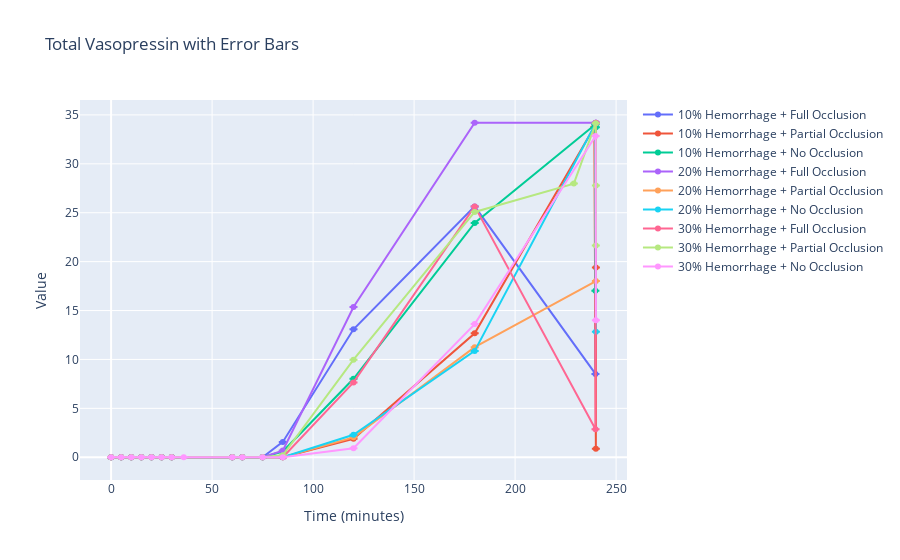
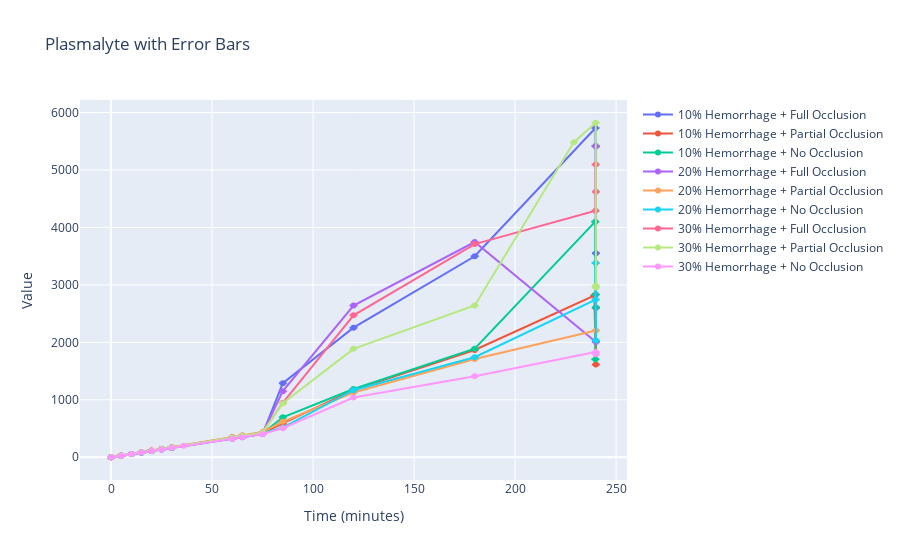
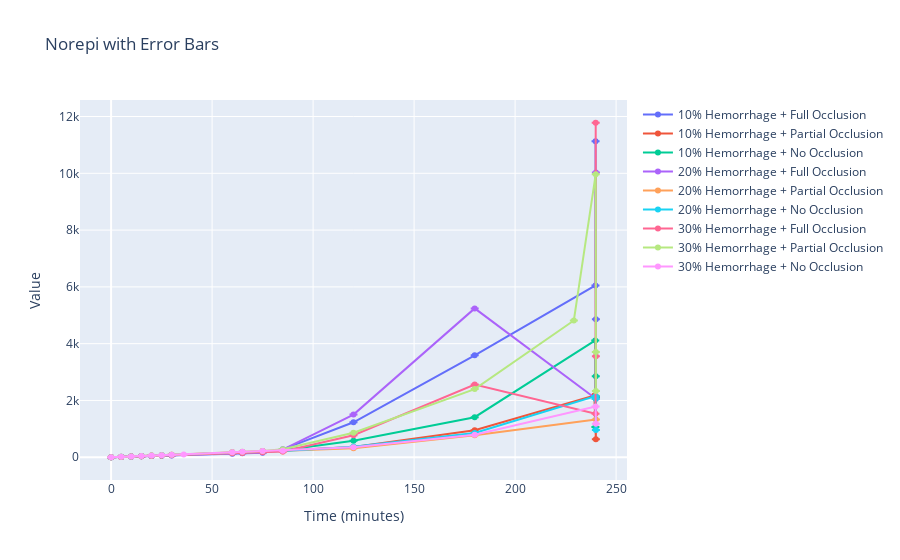

Notebook cell for these charts, in order:
### Code cell
import pandas as pd
import plotly.graph_objects as go
import numpy as np

# Read the categorization data from 'Experiment Tracker.xlsx'
df = pd.read_excel('Experiment Tracker.xlsx', sheet_name=['T30 categorization', 'T60 categorization'])

# Categorization at time=30
group_10 = set(df['T30 categorization']['Group_10'].dropna())
group_20 = set(df['T30 categorization']['Group_20'].dropna())
group_30 = set(df['T30 categorization']['Group_30'].dropna())

# Categorization at time=60
full_occlusion = set(df['T60 categorization']['Full_Occlusion'].dropna())
partial_occlusion = set(df['T60 categorization']['Partial_Occlusion'].dropna())
no_occlusion = set(df['T60 categorization']['No_Occlusion'].dropna())

# Find overlapping subjects for each combination at time=60
hemorrhage_10_full_occlusion = group_10.intersection(full_occlusion)
hemorrhage_10_partial_occlusion = group_10.intersection(partial_occlusion)
hemorrhage_10_no_occlusion = group_10.intersection(no_occlusion)

hemorrhage_20_full_occlusion = group_20.intersection(full_occlusion)
hemorrhage_20_partial_occlusion = group_20.intersection(partial_occlusion)
hemorrhage_20_no_occlusion = group_20.intersection(no_occlusion)

hemorrhage_30_full_occlusion = group_30.intersection(full_occlusion)
hemorrhage_30_partial_occlusion = group_30.intersection(partial_occlusion)
hemorrhage_30_no_occlusion = group_30.intersection(no_occlusion)

# Now load the Excel file containing the main data (processed data)
file_path = "Processed_Data_with_Vasopressin.xlsx"
xls = pd.ExcelFile(file_path)

# Filter sheets that start with "ERNE" and not "ERDE"
erne_sheets = [sheet for sheet in xls.sheet_names if sheet.startswith("ERNE")]

# Dictionary to store dynamically generated variables
data_dict = {}

# Loop through the filtered sheets and store them in the dictionary
for sheet in erne_sheets:
    new_sheet_name = sheet.replace("-", "")
    df = xls.parse(sheet)
    required_columns = ["Time", "Total Vasopressin", "Plasmalyte", "Norepi"]
    df = df[required_columns]
    # Remove rows where 'Time' is greater than 240
    df = df[df["Time"] <= 240]
    data_dict[new_sheet_name] = df

# Define function to calculate pooled averages and errors (standard deviation)
def calculate_pooled_averages_and_errors(group_data, time_col='Time', value_col='Total Vasopressin'):
    """
    Calculate the pooled average and standard deviation for the group data.
    """
    pooled_means = []
    pooled_errors = []
    times = []

    # Aggregating data for each time point
    for group in group_data:
        if group in data_dict:
            df = data_dict[group]
            group_times = df[time_col].unique()  # Time points
            for time in group_times:
                group_at_time = df[df[time_col] == time]
                times.append(time)
                pooled_mean = group_at_time[value_col].mean()
                pooled_means.append(pooled_mean)
                pooled_std = group_at_time[value_col].std()  # Standard Deviation
                pooled_errors.append(pooled_std)

    # Now, let's aggregate the means and errors per time point
    unique_times = sorted(set(times))
    final_means = []
    final_errors = []

    for time in unique_times:
        means_at_time = [pooled_means[i] for i, t in enumerate(times) if t == time]
        errors_at_time = [pooled_errors[i] for i, t in enumerate(times) if t == time]
        
        final_means.append(np.mean(means_at_time))  # Averaging means at the same time
        final_errors.append(np.mean(errors_at_time))  # Averaging errors at the same time

    return unique_times, final_means, final_errors

# Create combined groups (time=60 categorization)
group_combinations = {
    "10% Hemorrhage + Full Occlusion": hemorrhage_10_full_occlusion,
    "10% Hemorrhage + Partial Occlusion": hemorrhage_10_partial_occlusion,
    "10% Hemorrhage + No Occlusion": hemorrhage_10_no_occlusion,
    "20% Hemorrhage + Full Occlusion": hemorrhage_20_full_occlusion,
    "20% Hemorrhage + Partial Occlusion": hemorrhage_20_partial_occlusion,
    "20% Hemorrhage + No Occlusion": hemorrhage_20_no_occlusion,
    "30% Hemorrhage + Full Occlusion": hemorrhage_30_full_occlusion,
    "30% Hemorrhage + Partial Occlusion": hemorrhage_30_partial_occlusion,
    "30% Hemorrhage + No Occlusion": hemorrhage_30_no_occlusion,
}

# Prepare data for plotting (for 'Total Vasopressin')
traces_vasopressin = []
for group_name, group_data in group_combinations.items():
    if group_data:  # Only calculate if there is data
        times, means, errors = calculate_pooled_averages_and_errors(group_data, value_col='Total Vasopressin')
        traces_vasopressin.append(go.Scatter(
            x=times, y=means,
            mode='lines+markers',
            name=group_name,
            error_y=dict(type='data', array=errors, visible=True),  # Error bars (Standard Deviation)
            line=dict(width=2),
            marker=dict(size=6)
        ))

# Prepare data for plotting (for 'Plasmalyte')
traces_plasmalyte = []
for group_name, group_data in group_combinations.items():
    if group_data:  # Only calculate if there is data
        times, means, errors = calculate_pooled_averages_and_errors(group_data, value_col='Plasmalyte')
        traces_plasmalyte.append(go.Scatter(
            x=times, y=means,
            mode='lines+markers',
            name=group_name,
            error_y=dict(type='data', array=errors, visible=True),  # Error bars (Standard Deviation)
            line=dict(width=2),
            marker=dict(size=6)
        ))

# Prepare data for plotting (for 'Norepi')
traces_norepi = []
for group_name, group_data in group_combinations.items():
    if group_data:  # Only calculate if there is data
        times, means, errors = calculate_pooled_averages_and_errors(group_data, value_col='Norepi')
        traces_norepi.append(go.Scatter(
            x=times, y=means,
            mode='lines+markers',
            name=group_name,
            error_y=dict(type='data', array=errors, visible=True),  # Error bars (Standard Deviation)
            line=dict(width=2),
            marker=dict(size=6)
        ))

# Create layout for the graphs
layout = go.Layout(
    title="Pooled Averages of Parameters for Different Group Combinations",
    xaxis=dict(title='Time (minutes)'),
    yaxis=dict(title='Value'),
    showlegend=True
)

# Create the figure for Total Vasopressin
fig_vasopressin = go.Figure(data=traces_vasopressin, layout=layout)
fig_vasopressin.update_layout(title='Total Vasopressin with Error Bars')

# Create the figure for Plasmalyte
fig_plasmalyte = go.Figure(data=traces_plasmalyte, layout=layout)
fig_plasmalyte.update_layout(title='Plasmalyte with Error Bars')

# Create the figure for Norepi
fig_norepi = go.Figure(data=traces_norepi, layout=layout)
fig_norepi.update_layout(title='Norepi with Error Bars')

# Show the figures
fig_vasopressin.show()
fig_plasmalyte.show()
fig_norepi.show()

### Figure 1 — Plotly figure (JSON) as saved in the notebook; plotly's stock layout.template omitted (floating-point values rounded to 4 significant figures)
{"data": [{"error_y": {"array": [null, null, null, null, null, null, null, null, null, null, null, null, null, null, null, null], "type": "data", "visible": true}, "line": {"width": 2}, "marker": {"size": 6}, "mode": "lines+markers", "name": "10% Hemorrhage + Full Occlusion", "type": "scatter", "x": [0, 5, 10, 15, 20, 25, 30, 60, 65, 75, 85, 120, 180, 239.8, 239.8, 240], "y": [0, 0, 0, 0, 0, 0, 0, 0, 0, 0, 1.568, 13.08, 25.65, 8.519, 34.1, 34.2]}, {"error_y": {"array": [null, null, null, null, null, null, null, null, null, null, null, null, null, null, null, null], "type": "data", "visible": true}, "line": {"width": 2}, "marker": {"size": 6}, "mode": "lines+markers", "name": "10% Hemorrhage + Partial Occlusion", "type": "scatter", "x": [0, 5, 10, 15, 20, 25, 30, 60, 65, 75, 85, 120, 180, 239.2, 240.0, 240], "y": [0, 0, 0, 0, 0, 0, 0, 0, 0, 0, 0, 1.883, 12.67, 33.76, 0.8645, 19.39]}, {"error_y": {"array": [null, null, null, null, null, null, null, null, null, null, null, null, null, null, null, null, null], "type": "data", "visible": true}, "line": {"width": 2}, "marker": {"size": 6}, "mode": "lines+markers", "name": "10% Hemorrhage + No Occlusion", "type": "scatter", "x": [0, 5, 10, 15, 20, 25, 30, 60, 65, 75, 85, 120, 180, 239.7, 239.8, 239.9, 240], "y": [0, 0, 0, 0, 0, 0, 0, 0, 0, 0, 0.5811, 8.027, 23.96, 34.02, 17.03, 34.16, 33.74]}, {"error_y": {"array": [null, null, null, null, null, null, null, null, null, null, null, null, null, null, null], "type": "data", "visible": true}, "line": {"width": 2}, "marker": {"size": 6}, "mode": "lines+markers", "name": "20% Hemorrhage + Full Occlusion", "type": "scatter", "x": [0, 5, 10, 15, 20, 25, 30, 60, 65, 75, 85, 120, 180, 240.0, 240], "y": [0, 0, 0, 0, 0, 0, 0, 0, 0, 0, 0.6785, 15.36, 34.2, 34.19, 34.2]}, {"error_y": {"array": [null, null, null, null, null, null, null, null, null, null, null, null, null, null], "type": "data", "visible": true}, "line": {"width": 2}, "marker": {"size": 6}, "mode": "lines+markers", "name": "20% Hemorrhage + Partial Occlusion", "type": "scatter", "x": [0, 5, 10, 15, 20, 25, 30, 60, 65, 75, 85, 120, 180, 240], "y": [0, 0, 0, 0, 0, 0, 0, 0, 0, 0, 0, 2.036, 11.26, 18.01]}, {"error_y": {"array": [null, null, null, null, null, null, null, null, null, null, null, null, null, null, null, null], "type": "data", "visible": true}, "line": {"width": 2}, "marker": {"size": 6}, "mode": "lines+markers", "name": "20% Hemorrhage + No Occlusion", "type": "scatter", "x": [0, 5, 10, 15, 20, 25, 30, 60, 65, 75, 85, 120, 180, 239.9, 239.9, 240], "y": [0, 0, 0, 0, 0, 0, 0, 0, 0, 0, 0, 2.294, 10.88, 34.12, 34.13, 12.84]}, {"error_y": {"array": [null, null, null, null, null, null, null, null, null, null, null, null, null, null, null, null], "type": "data", "visible": true}, "line": {"width": 2}, "marker": {"size": 6}, "mode": "lines+markers", "name": "30% Hemorrhage + Full Occlusion", "type": "scatter", "x": [0, 5, 10, 15, 20, 25, 30, 60, 65, 75, 85, 120, 180, 239.8, 239.9, 240], "y": [0, 0, 0, 0, 0, 0, 0, 0, 0, 0, 0, 7.653, 25.65, 2.852, 34.14, 34.2]}, {"error_y": {"array": [null, null, null, null, null, null, null, null, null, null, null, null, null, null, null, null, null], "type": "data", "visible": true}, "line": {"width": 2}, "marker": {"size": 6}, "mode": "lines+markers", "name": "30% Hemorrhage + Partial Occlusion", "type": "scatter", "x": [0, 5, 10, 15, 20, 25, 30, 60, 65, 75, 85, 120, 180, 229.1, 239.9, 240.0, 240], "y": [0, 0, 0, 0, 0, 0, 0, 0, 0, 0, 0.1987, 9.973, 25.08, 27.98, 34.15, 21.64, 27.79]}, {"error_y": {"array": [null, null, null, null, null, null, null, null, null, null, null, null, null, null, null, null], "type": "data", "visible": true}, "line": {"width": 2}, "marker": {"size": 6}, "mode": "lines+markers", "name": "30% Hemorrhage + No Occlusion", "type": "scatter", "x": [0, 5, 10, 15, 20, 25, 30, 35.95, 60, 65, 75, 85, 120, 180, 239.8, 240], "y": [0, 0, 0, 0, 0, 0, 0, 0, 0, 0, 0, 0, 0.9191, 13.61, 32.85, 14.0]}], "layout": {"showlegend": true, "title": {"text": "Total Vasopressin with Error Bars"}, "xaxis": {"title": {"text": "Time (minutes)"}}, "yaxis": {"title": {"text": "Value"}}}}

### Figure 2 — Plotly figure (JSON) as saved in the notebook; plotly's stock layout.template omitted (floating-point values rounded to 4 significant figures)
{"data": [{"error_y": {"array": [null, null, null, null, null, null, null, null, null, null, null, null, null, null, null, null], "type": "data", "visible": true}, "line": {"width": 2}, "marker": {"size": 6}, "mode": "lines+markers", "name": "10% Hemorrhage + Full Occlusion", "type": "scatter", "x": [0, 5, 10, 15, 20, 25, 30, 60, 65, 75, 85, 120, 180, 239.8, 239.8, 240], "y": [0, 26.71, 53.43, 80.14, 106.9, 133.6, 160.3, 320.6, 347.3, 403.0, 1290.0, 2255.0, 3498.0, 5730.0, 5417.0, 3549.0]}, {"error_y": {"array": [null, null, null, null, null, null, null, null, null, null, null, null, null, null, null, null], "type": "data", "visible": true}, "line": {"width": 2}, "marker": {"size": 6}, "mode": "lines+markers", "name": "10% Hemorrhage + Partial Occlusion", "type": "scatter", "x": [0, 5, 10, 15, 20, 25, 30, 60, 65, 75, 85, 120, 180, 239.2, 240.0, 240], "y": [0, 27.95, 55.89, 83.83, 111.8, 139.7, 167.7, 335.3, 363.3, 419.2, 588.9, 1172.0, 1866.0, 2815.0, 1613.0, 2600.0]}, {"error_y": {"array": [null, null, null, null, null, null, null, null, null, null, null, null, null, null, null, null, null], "type": "data", "visible": true}, "line": {"width": 2}, "marker": {"size": 6}, "mode": "lines+markers", "name": "10% Hemorrhage + No Occlusion", "type": "scatter", "x": [0, 5, 10, 15, 20, 25, 30, 60, 65, 75, 85, 120, 180, 239.7, 239.8, 239.9, 240], "y": [0, 27.68, 55.36, 83.04, 110.7, 138.4, 166.1, 333.1, 360.8, 416.1, 694.4, 1188.0, 1890.0, 4100.0, 1707.0, 2830.0, 2605.0]}, {"error_y": {"array": [null, null, null, null, null, null, null, null, null, null, null, null, null, null, null], "type": "data", "visible": true}, "line": {"width": 2}, "marker": {"size": 6}, "mode": "lines+markers", "name": "20% Hemorrhage + Full Occlusion", "type": "scatter", "x": [0, 5, 10, 15, 20, 25, 30, 60, 65, 75, 85, 120, 180, 240.0, 240], "y": [0, 27.59, 55.18, 82.77, 110.4, 138.0, 165.5, 331.1, 358.7, 413.9, 1150.0, 2641.0, 3745.0, 2005.0, 5409.0]}, {"error_y": {"array": [null, null, null, null, null, null, null, null, null, null, null, null, null, null], "type": "data", "visible": true}, "line": {"width": 2}, "marker": {"size": 6}, "mode": "lines+markers", "name": "20% Hemorrhage + Partial Occlusion", "type": "scatter", "x": [0, 5, 10, 15, 20, 25, 30, 60, 65, 75, 85, 120, 180, 240], "y": [0, 29.34, 58.69, 88.03, 117.4, 146.7, 176.1, 352.1, 381.5, 440.2, 617.8, 1127.0, 1710.0, 2205.0]}, {"error_y": {"array": [null, null, null, null, null, null, null, null, null, null, null, null, null, null, null, null], "type": "data", "visible": true}, "line": {"width": 2}, "marker": {"size": 6}, "mode": "lines+markers", "name": "20% Hemorrhage + No Occlusion", "type": "scatter", "x": [0, 5, 10, 15, 20, 25, 30, 60, 65, 75, 85, 120, 180, 239.9, 239.9, 240], "y": [0, 28.15, 56.31, 84.46, 112.6, 140.8, 168.9, 337.8, 366.0, 422.3, 514.9, 1168.0, 1740.0, 2745.0, 3380.0, 2030.0]}, {"error_y": {"array": [null, null, null, null, null, null, null, null, null, null, null, null, null, null, null, null], "type": "data", "visible": true}, "line": {"width": 2}, "marker": {"size": 6}, "mode": "lines+markers", "name": "30% Hemorrhage + Full Occlusion", "type": "scatter", "x": [0, 5, 10, 15, 20, 25, 30, 60, 65, 75, 85, 120, 180, 239.8, 239.9, 240], "y": [0, 28.84, 57.67, 86.51, 115.4, 144.2, 173.0, 346.0, 374.9, 432.6, 948.0, 2470.0, 3710.0, 4292.0, 5097.0, 4621.0]}, {"error_y": {"array": [null, null, null, null, null, null, null, null, null, null, null, null, null, null, null, null, null], "type": "data", "visible": true}, "line": {"width": 2}, "marker": {"size": 6}, "mode": "lines+markers", "name": "30% Hemorrhage + Partial Occlusion", "type": "scatter", "x": [0, 5, 10, 15, 20, 25, 30, 60, 65, 75, 85, 120, 180, 229.1, 239.9, 240.0, 240], "y": [0, 28.79, 57.57, 86.36, 115.1, 143.9, 172.7, 345.4, 374.2, 431.8, 938.7, 1886.0, 2642.0, 5484.0, 5822.0, 2986.0, 2953.0]}, {"error_y": {"array": [null, null, null, null, null, null, null, null, null, null, null, null, null, null, null, null], "type": "data", "visible": true}, "line": {"width": 2}, "marker": {"size": 6}, "mode": "lines+markers", "name": "30% Hemorrhage + No Occlusion", "type": "scatter", "x": [0, 5, 10, 15, 20, 25, 30, 35.95, 60, 65, 75, 85, 120, 180, 239.8, 240], "y": [0, 27.27, 54.53, 81.79, 109.1, 136.3, 163.6, 200.2, 323.1, 350.1, 403.9, 504.5, 1040.0, 1410.0, 1833.0, 1792.0]}], "layout": {"showlegend": true, "title": {"text": "Plasmalyte with Error Bars"}, "xaxis": {"title": {"text": "Time (minutes)"}}, "yaxis": {"title": {"text": "Value"}}}}

### Figure 3 — Plotly figure (JSON) as saved in the notebook; plotly's stock layout.template omitted (floating-point values rounded to 4 significant figures)
{"data": [{"error_y": {"array": [null, null, null, null, null, null, null, null, null, null, null, null, null, null, null, null], "type": "data", "visible": true}, "line": {"width": 2}, "marker": {"size": 6}, "mode": "lines+markers", "name": "10% Hemorrhage + Full Occlusion", "type": "scatter", "x": [0, 5, 10, 15, 20, 25, 30, 60, 65, 75, 85, 120, 180, 239.8, 239.8, 240], "y": [0.01833, 10.67, 21.29, 31.9, 42.5, 53.11, 63.71, 127.4, 138.0, 159.2, 278.1, 1231.0, 3591.0, 6050.0, 11130.0, 4859.0]}, {"error_y": {"array": [null, null, null, null, null, null, null, null, null, null, null, null, null, null, null, null], "type": "data", "visible": true}, "line": {"width": 2}, "marker": {"size": 6}, "mode": "lines+markers", "name": "10% Hemorrhage + Partial Occlusion", "type": "scatter", "x": [0, 5, 10, 15, 20, 25, 30, 60, 65, 75, 85, 120, 180, 239.2, 240.0, 240], "y": [0.012, 14.53, 29.07, 43.6, 58.1, 72.6, 87.09, 174.1, 188.6, 217.5, 235.0, 365.3, 953.0, 2172.0, 638.2, 2140.0]}, {"error_y": {"array": [null, null, null, null, null, null, null, null, null, null, null, null, null, null, null, null, null], "type": "data", "visible": true}, "line": {"width": 2}, "marker": {"size": 6}, "mode": "lines+markers", "name": "10% Hemorrhage + No Occlusion", "type": "scatter", "x": [0, 5, 10, 15, 20, 25, 30, 60, 65, 75, 85, 120, 180, 239.7, 239.8, 239.9, 240], "y": [0.008333, 12.79, 25.53, 38.27, 50.99, 63.7, 76.42, 152.7, 165.5, 191.0, 242.8, 579.1, 1411.0, 4114.0, 1067.0, 2854.0, 2113.0]}, {"error_y": {"array": [null, null, null, null, null, null, null, null, null, null, null, null, null, null, null], "type": "data", "visible": true}, "line": {"width": 2}, "marker": {"size": 6}, "mode": "lines+markers", "name": "20% Hemorrhage + Full Occlusion", "type": "scatter", "x": [0, 5, 10, 15, 20, 25, 30, 60, 65, 75, 85, 120, 180, 240.0, 240], "y": [0.03, 11.8, 23.55, 35.3, 47.04, 58.79, 70.54, 141.0, 152.8, 176.3, 268.2, 1504.0, 5243.0, 2063.0, 10030.0]}, {"error_y": {"array": [null, null, null, null, null, null, null, null, null, null, null, null, null, null], "type": "data", "visible": true}, "line": {"width": 2}, "marker": {"size": 6}, "mode": "lines+markers", "name": "20% Hemorrhage + Partial Occlusion", "type": "scatter", "x": [0, 5, 10, 15, 20, 25, 30, 60, 65, 75, 85, 120, 180, 240], "y": [0.008, 12.98, 25.92, 38.85, 51.78, 64.71, 77.64, 155.1, 168.0, 193.8, 205.9, 319.9, 774.6, 1328.0]}, {"error_y": {"array": [null, null, null, null, null, null, null, null, null, null, null, null, null, null, null, null], "type": "data", "visible": true}, "line": {"width": 2}, "marker": {"size": 6}, "mode": "lines+markers", "name": "20% Hemorrhage + No Occlusion", "type": "scatter", "x": [0, 5, 10, 15, 20, 25, 30, 60, 65, 75, 85, 120, 180, 239.9, 239.9, 240], "y": [0.026, 13.61, 27.15, 40.7, 54.24, 67.79, 81.33, 162.6, 176.2, 203.2, 219.7, 369.4, 851.6, 2153.0, 2062.0, 959.8]}, {"error_y": {"array": [null, null, null, null, null, null, null, null, null, null, null, null, null, null, null, null], "type": "data", "visible": true}, "line": {"width": 2}, "marker": {"size": 6}, "mode": "lines+markers", "name": "30% Hemorrhage + Full Occlusion", "type": "scatter", "x": [0, 5, 10, 15, 20, 25, 30, 60, 65, 75, 85, 120, 180, 239.8, 239.9, 240], "y": [0.015, 11.8, 23.57, 35.31, 47.04, 58.76, 70.49, 140.9, 152.7, 176.1, 203.3, 776.0, 2561.0, 1536.0, 11780.0, 3558.0]}, {"error_y": {"array": [null, null, null, null, null, null, null, null, null, null, null, null, null, null, null, null, null], "type": "data", "visible": true}, "line": {"width": 2}, "marker": {"size": 6}, "mode": "lines+markers", "name": "30% Hemorrhage + Partial Occlusion", "type": "scatter", "x": [0, 5, 10, 15, 20, 25, 30, 60, 65, 75, 85, 120, 180, 229.1, 239.9, 240.0, 240], "y": [0.03333, 14.92, 29.79, 44.65, 59.52, 74.38, 89.24, 178.4, 193.3, 223.0, 285.0, 863.4, 2400.0, 4818.0, 9968.0, 3707.0, 2334.0]}, {"error_y": {"array": [null, null, null, null, null, null, null, null, null, null, null, null, null, null, null, null], "type": "data", "visible": true}, "line": {"width": 2}, "marker": {"size": 6}, "mode": "lines+markers", "name": "30% Hemorrhage + No Occlusion", "type": "scatter", "x": [0, 5, 10, 15, 20, 25, 30, 35.95, 60, 65, 75, 85, 120, 180, 239.8, 240], "y": [0.028, 14.28, 28.6, 42.96, 57.27, 71.57, 85.87, 94.23, 175.4, 190.0, 219.1, 228.9, 350.5, 796.0, 1785.0, 1183.0]}], "layout": {"showlegend": true, "title": {"text": "Norepi with Error Bars"}, "xaxis": {"title": {"text": "Time (minutes)"}}, "yaxis": {"title": {"text": "Value"}}}}
